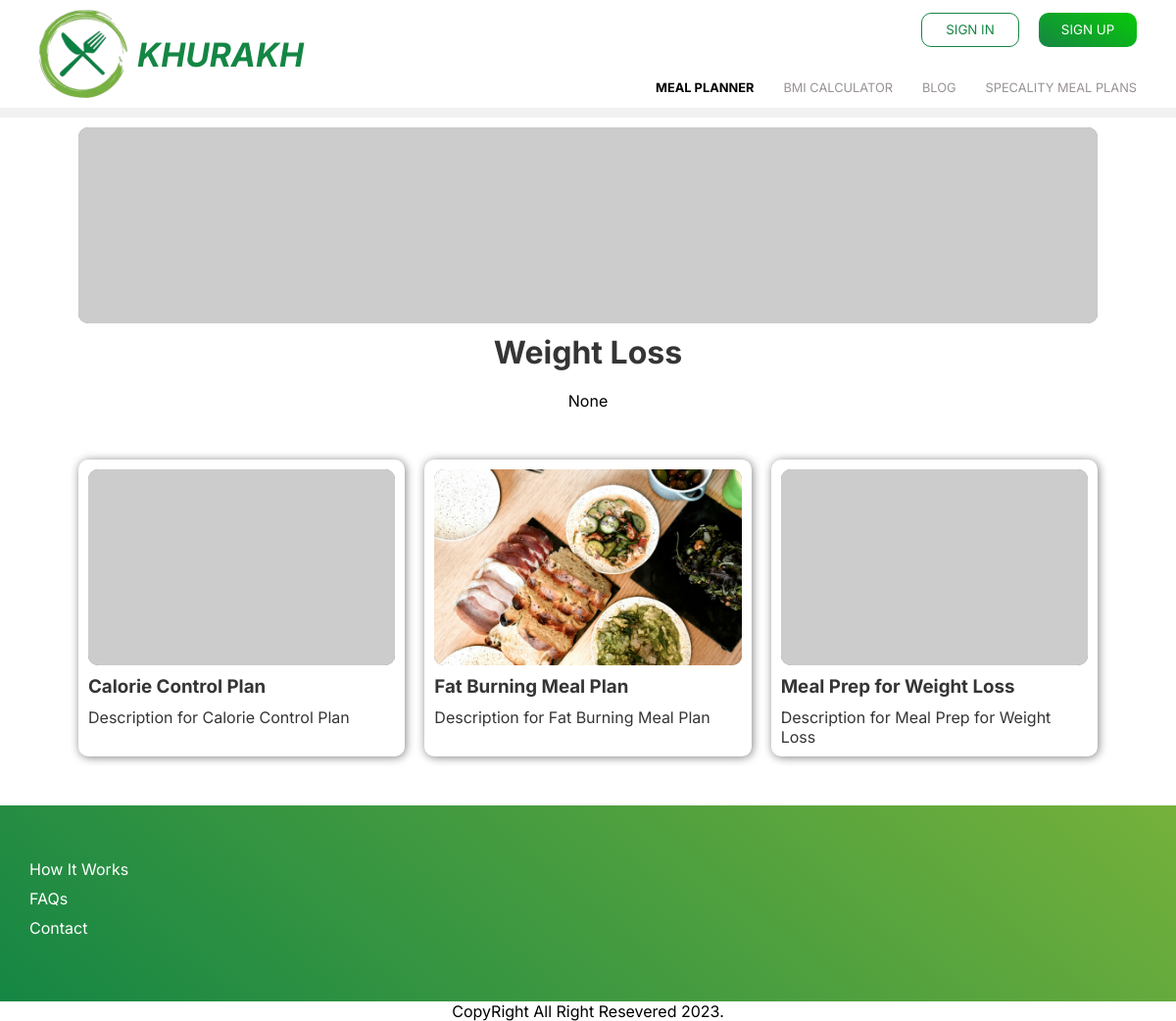
/meal-planner/2/, run on the app's committed database.
### mealplans/models.py (models this page shows, shortened)
class Plan(models.Model):
    title = models.CharField(max_length=200)
    header_text = models.CharField(max_length=255)
    image = models.ImageField(upload_to='images/plan/',blank=True,null=True)
    description = models.TextField(blank=True,null=True)
    created_at = models.DateTimeField(auto_now_add=True)
    updated_at = models.DateTimeField(auto_now=True)
    is_popular = models.BooleanField(default=False)

class MealPlan(models.Model):
    title = models.CharField(max_length=200)
    plan = models.ForeignKey(Plan,on_delete=models.CASCADE,related_name='meal_plans')
    image = models.ImageField(upload_to='images/plan/meal/',blank=True,null=True)
    health_level = models.IntegerField(choices=HealthLevelChoices.choices,null=True,blank=True)
    description = models.TextField(blank=True,null=True)
    is_popular = models.BooleanField(default=False)
    total_days = models.PositiveIntegerField()
    created_at = models.DateTimeField(auto_now_add=True)
    updated_at = models.DateTimeField(auto_now=True)

### mealplans/views.py (the view)
# urls.py: path('meal-planner/<int:pk>/',views.pre_meal_plan_content_view,name='pre-meal-plan-content'),
def pre_meal_plan_content_view(request,pk):
    data = get_object_or_404(Plan,pk=pk)
    meal_plans = MealPlan.objects.filter(plan=data)
    return render(request,'mealplanner/pre_plan_content.html',{'data':data,'meal_plans':meal_plans})

### mealplans/templates/mealplanner/pre_plan_content.html
{% extends 'main.html' %}
{% load static  %}
{% block content %}
   <div class="meal_planner_content">
    <div class="blog-container">
        <div class="img_banner_box two">
            {% if data.image %}
            <img src="{{data.image.url}}" alt="{{content.title}}">
            {% else %}
            <img src="https://picsum.photos/900/300/" alt="">
            {% endif %}
        </div>
        <h1 class="header">{{data.title}}</h1>
        <p class="title_desc">{{data.description}}</p>
    </div>
    <div class="popular_plans box_container">
        {% for content in meal_plans%}
        <a href="{% url 'daily-plan-content' content.id %}" class="content_box">
            <div class="img_box">
                {% if content.image %}
                <img src="{{content.image.url}}" alt="{{content.title}}">
                {% else %}
                <img src="https://picsum.photos/200/20{{forloop.counter}}/" alt="">
                {% endif %}
            </div>
            <h3 class="content_header">{{content.title}}</h3>
            <p class="short_description">{{content.description}}</p>
        </a>
    {% endfor %}
    </div>
   </div>
{% endblock content %}

### static/styles/main.css (style rules this page uses)
* { padding: 0; margin: 0; box-sizing: border-box; font-family: "Inter", sans-serif; }
:root { --primary-color: #158644; --web-green:#128047; --secondary-color: #C5F6DD; --green-logo:#75b13b; --page-bg:#F2F1F1; --text-color-light:white; --text-color-dark:black; --font-family: "Inter", sans-serif; --radius:10px; --text-color:#999292; --font-size-large: 18px; --light-black:rgb(53, 53, 53); --font-size-small: 14px; --spacing: 16px; }
body { max-width: 1500px; margin: auto; }
a { text-decoration: none; }
.blog-container { padding: 0px 80px; }
.blog-container h1 { text-align: center; color: var(--light-black); margin-bottom: 20px; }
.blog-container .img_banner_box { height: 400px; border-radius: 10px; overflow: hidden; background-color: gray; }
.blog-container .img_banner_box.two { height: 200px; }
.blog-container .img_banner_box img { height: 100%; width: 100%; -o-object-fit: cover; object-fit: cover; -o-object-position: center; object-position: center; }
.box_container { display: grid; grid-template-columns: repeat(auto-fill, minmax(300px, 1fr)); gap: 20px; margin-top: 50px; }
.box_container .content_box { box-shadow: 1px 1px 10px gray; padding: 10px; overflow: hidden; border-radius: 10px; min-height: 300px; cursor: pointer; transition: 0.5s ease-in-out; }
.box_container .content_box .img_box { height: 200px; background-color: gray; border-radius: 10px; overflow: hidden; }
.box_container .content_box .img_box img { height: 100%; width: 100%; -o-object-fit: cover; object-fit: cover; -o-object-position: center; object-position: center; }
.box_container .content_box .content_header { margin-top: 10px; color: var(--light-black); }
.box_container .content_box .short_description { margin-top: 10px; color: var(--light-black); }
.meal_planner_content { padding: 0px 80px; }
.meal_planner_content .blog-container { padding: 0; }
.meal_planner_content .blog-container .img_banner_box { margin-top: 10px; }
.meal_planner_content .header { margin-top: 10px; }
.meal_planner_content .title_desc { text-align: center; }

### data on the page
Plan: title "Weight Loss", description "None"
MealPlan: title "Calorie Control Plan", description "Description for Calorie Control Plan"
MealPlan: image (picture), title "Fat Burning Meal Plan", description "Description for Fat Burning Meal Plan"
MealPlan: title "Meal Prep for Weight Loss", description "Description for Meal Prep for Weight Loss"
